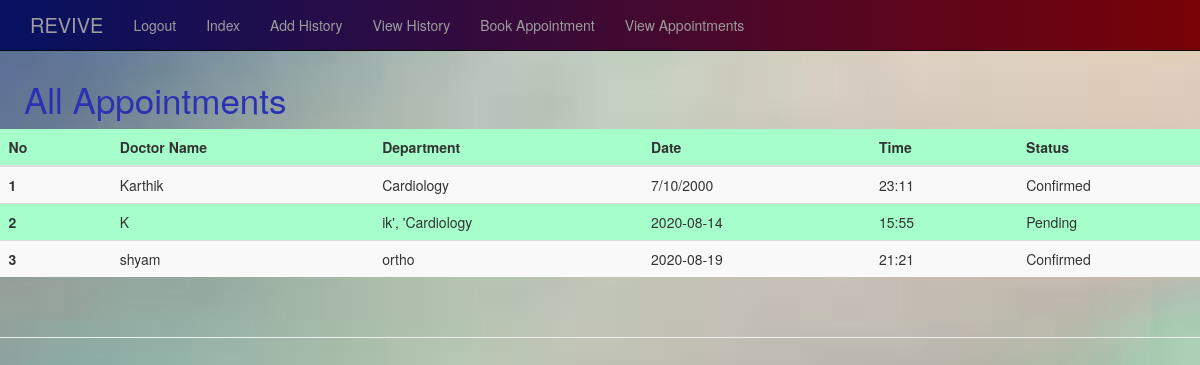
Page /UserviewAppointments (signed in) on the earlier database version.
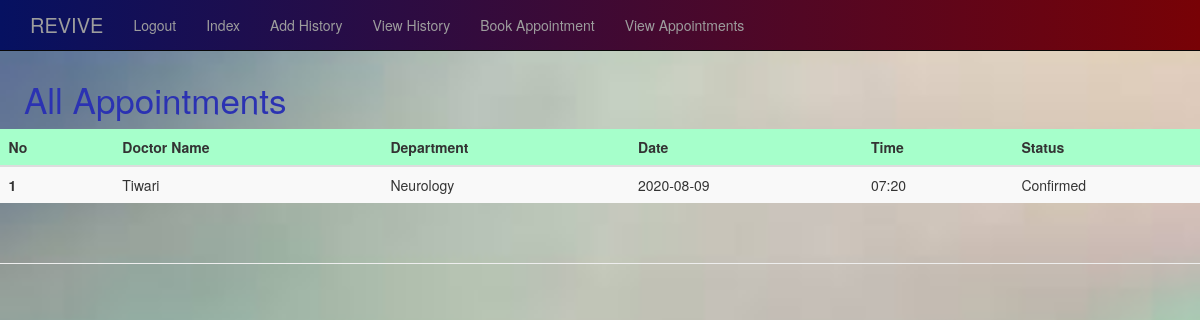
Same page on the later database version.
### app.py (models this page shows)
class Appointment(db.Model):
    id = db.Column(db.Integer, primary_key=True)
    doc_name = db.Column(db.String(50))
    patient_name = db.Column(db.String(50))
    desc = db.Column(db.String(50))
    symptoms = db.Column(db.String(75))
    dept = db.Column(db.String(15))
    date = db.Column(db.Integer)
    time = db.Column(db.Integer)
    status = db.Column(db.String(15), default='Pending')
    created_by_patient = db.Column(db.Integer, db.ForeignKey('patient.id'))
    created_by_doc = db.Column(db.Integer, db.ForeignKey('doctor.id'))

### app.py (the view)
@app.route('/UserviewAppointments')
def UserviewAppointments():
    username =Patient.query.get(session['patient']).name
    print(username)
    myAppointments = Appointment.query.filter_by(patient_name=username).all()
    return render_template('viewall_appointment.html', myAppointments=myAppointments)

### templates/viewall_appointment.html (shortened to what this page needs)
{% extends "pbase.html"%} {% block body%}
<div class="row">
    <div class="col-12">
    <table class="table table-striped table-hover",class="card-header" id="heading-example1" style="background:#A6FFCB;">
                    <h5 class="mb-0">
                        <a style="text-decoration:none !important; color:#2B32B2 !important; font-size:35px">
                            &nbsp;&nbsp;&nbsp;&nbsp;All Appointments
                        </a>
                    </h5>
                </div>
            <thead>
            <th scope="col">&nbsp;&nbsp;&nbsp;&nbsp;No</th>
            <th scope="col">&nbsp;&nbsp;&nbsp;&nbsp;Doctor Name</th>
            <th scope="col">&nbsp;&nbsp;&nbsp;&nbsp;Department</th>
            <th scope="col">&nbsp;&nbsp;&nbsp;&nbsp;Date</th>
            <th scope="col">&nbsp;&nbsp;&nbsp;&nbsp;Time</th>
            <th scope="col">&nbsp;&nbsp;&nbsp;&nbsp;Status</th>
            </thead>
            <tbody>
            <tr>
                {% for i in myAppointments %}
                 <th scope="row">&nbsp;&nbsp;&nbsp;&nbsp;{{loop.index }}</th>
                <td>&nbsp;&nbsp;&nbsp;&nbsp;{{i.doc_name}}</td>
                <td>&nbsp;&nbsp;&nbsp;&nbsp;{{i.dept}}</td>
                <td>&nbsp;&nbsp;&nbsp;&nbsp;{{i.date}}</td>
                <td>&nbsp;&nbsp;&nbsp;&nbsp;{{i.time}}</td>
                <td>&nbsp;&nbsp;&nbsp;&nbsp;{{i.status}}</td>
            </tr>
            {% endfor %}
            </tbody>
    </div>
<br>
<hr>
{% endblock %}

Differences in the rows shown:
no longer on this page (row edited): Appointment: doc_name "K", dept "ik', 'Cardiology", date "2020-08-14", time "15:55", status "Pending"
no longer on this page (row edited): Appointment: doc_name "shyam", dept "ortho", date "2020-08-19", time "21:21", status "Confirmed"
changed Appointment "Confirmed": doc_name "Karthik" → "Tiwari"; dept "Cardiology" → "Neurology"; date "7/10/2000" → "2020-08-09"; time "23:11" → "07:20"
